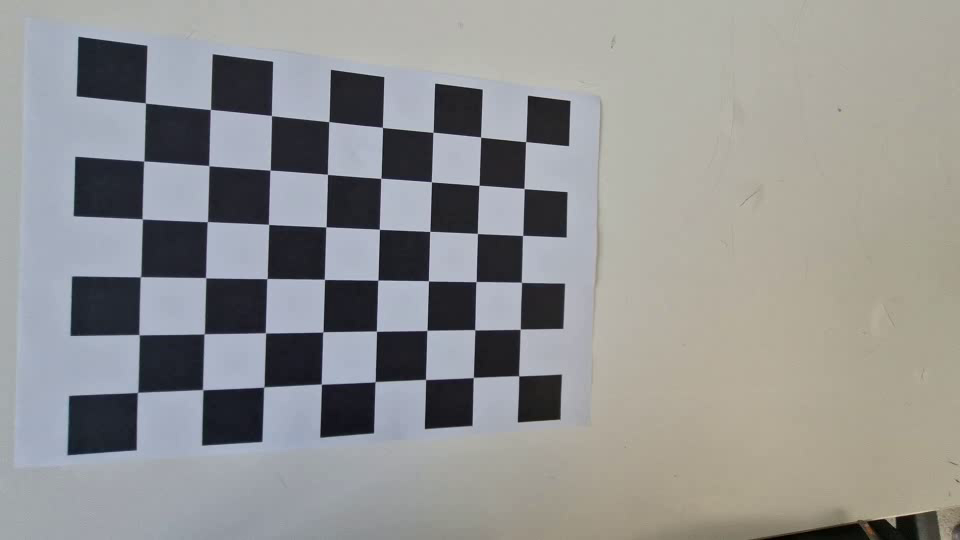
#> input picture frame 36 of data/newchessboard.mp4, 960 x 540 px
$ python 'Camera Caliberation.py'
#> lines starting #> are read from the running program, lines starting #| are printed output that depends on the picture; after the words box and inside, x2 and y2 are one past the last pixel; in counts of white or black regions, pixels touching at a corner belong together
import numpy as np
import cv2 as cv


def select_img_from_video(video_file, board_pattern, select_all = False, wait_msec=10, wnd_name='Camera Calibration'):
    # Open a video
#> called with video_file = 'data/newchessboard.mp4', board_pattern = (8, 6), select_all = False, wait_msec = 10, wnd_name = 'Camera Calibration'
    video = cv.VideoCapture(video_file)
    assert video.isOpened(), "영상 파일을 열 수 없습니다."

    # Select images
    img_select = []
    while True:
        valid, img = video.read()
#> img is the input picture: shape (540, 960, 3); mean B, G, R 146.1, 146.8, 146.5
        if not valid:
            break

        if select_all:
            img_select.append(img)
        else:
            # 원본 이미지 복사 및 텍스트 추가
            display = img.copy()
            cv.putText(display, f'NSelect: {len(img_select)}',
                       (20, 40), cv.FONT_HERSHEY_DUPLEX, 1.2, (0, 255, 0))
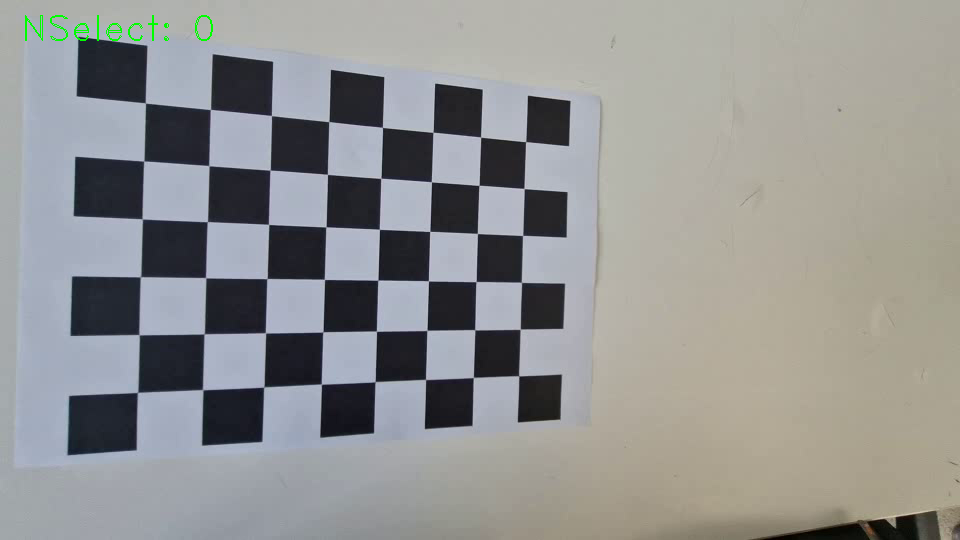
#> display: shape (540, 960, 3); 0.16% of pixels changed, all inside (x1, y1, x2, y2) = (25, 15, 213, 41)
            cv.imshow(wnd_name, display)

            # Process the key event
            key = cv.waitKey(wait_msec)
#> (key Esc is pressed here)
            if key == ord(' '):  # Space: Pause and show corners
                complete, pts = cv.findChessboardCorners(img, board_pattern)
                cv.drawChessboardCorners(display, board_pattern, pts, complete)
                cv.imshow(wnd_name, display)
                key = cv.waitKey()
                if key == ord('\r'):
                    img_select.append(img)  # Enter: Select the image
            if key == 27:  # ESC: Exit (Complete image selection)
                break

    cv.destroyAllWindows()
    return img_select


def calib_camera_from_chessboard(images, board_pattern, board_cellsize, K=None, dist_coeff=None, calib_flags=None):
    # Find 2D corner points from given images
    img_points = []
    for img in images:
        gray = cv.cvtColor(img, cv.COLOR_BGR2GRAY)
        complete, pts = cv.findChessboardCorners(gray, board_pattern)
        if complete:
            img_points.append(pts)
    assert len(img_points) > 0, "체스보드 코너 검출에 성공한 이미지가 없습니다."

    # Prepare 3D points of the chess board
    obj_pts = [[c, r, 0]
               for r in range(board_pattern[1]) for c in range(board_pattern[0])]
    obj_points = [np.array(obj_pts, dtype=np.float32) *
                  board_cellsize] * len(img_points)

    # Calibrate the camera
    return cv.calibrateCamera(obj_points, img_points, gray.shape[::-1], K, dist_coeff, flags=calib_flags)


if __name__ == '__main__':
    video_file = 'data/newchessboard.mp4'
    board_pattern = (8, 6)   # 보드 패턴
    board_cellsize = 0.025   # 각 셀의 크기 25mm


    img_select = select_img_from_video(
        video_file, board_pattern)
#> (the run stopped early here; a loop or call above may not have finished)

$ run again, starting later in the video
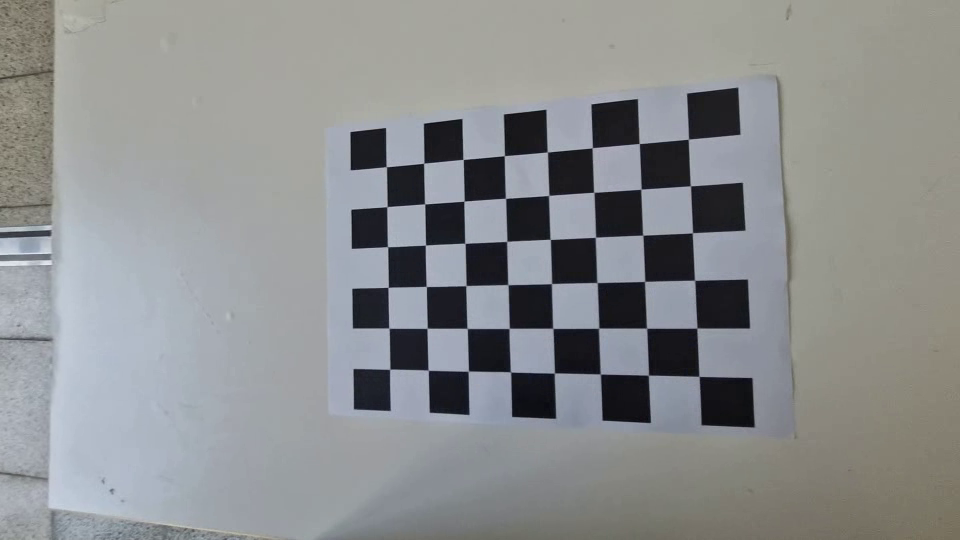
#> input picture frame 165 of data/newchessboard.mp4, 960 x 540 px
#> in select_img_from_video, img is the input picture: shape (540, 960, 3); mean B, G, R 142.7, 142, 139.9
#> in select_img_from_video, `cv.putText(display, f'NSelect: {len(img_select)}', (20, 40), cv.FONT_H..`:
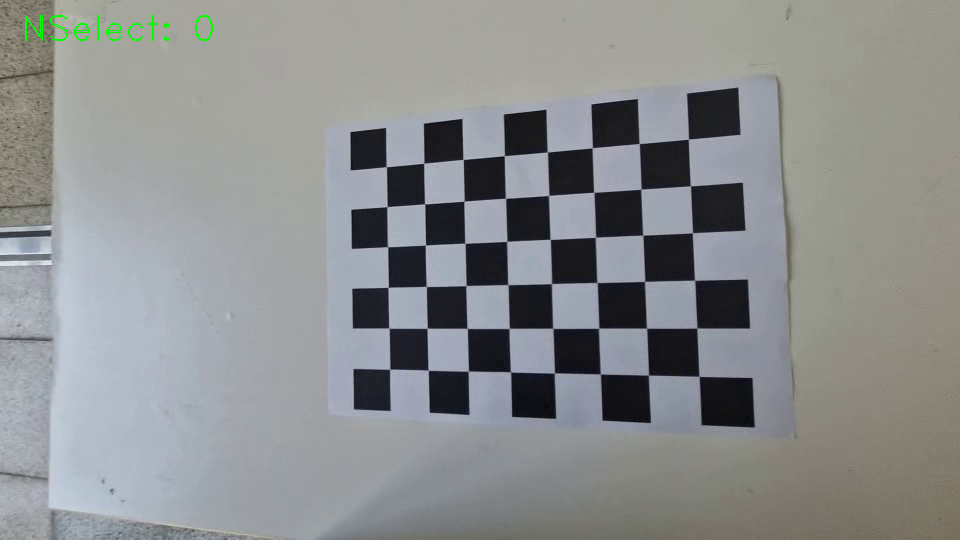
#> display: shape (540, 960, 3); 0.16% of pixels changed, all inside (x1, y1, x2, y2) = (25, 15, 213, 41)

$ run again, starting later in the video
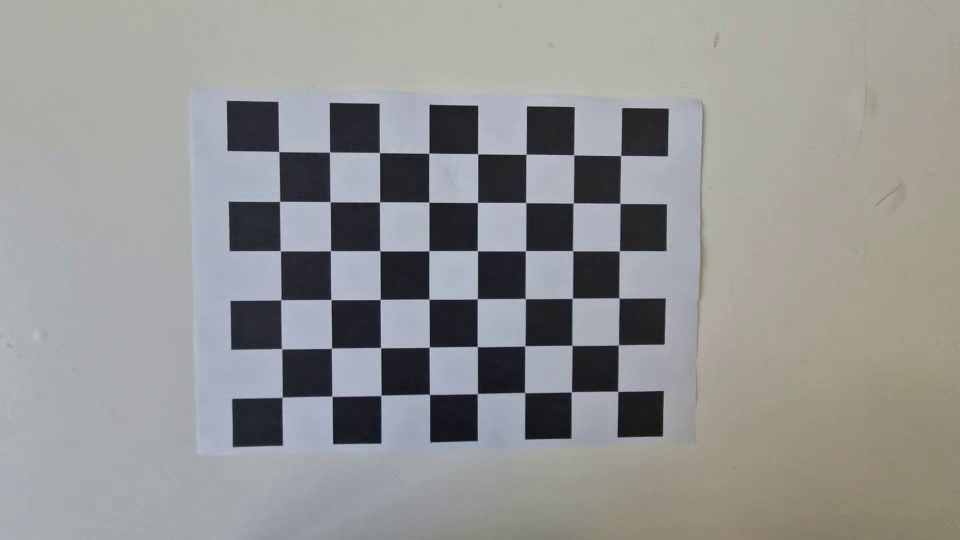
#> input picture frame 294 of data/newchessboard.mp4, 960 x 540 px
#> in select_img_from_video, img is the input picture: shape (540, 960, 3); mean B, G, R 147.5, 148.5, 148.2
#> in select_img_from_video, `cv.putText(display, f'NSelect: {len(img_select)}', (20, 40), cv.FONT_H..`:
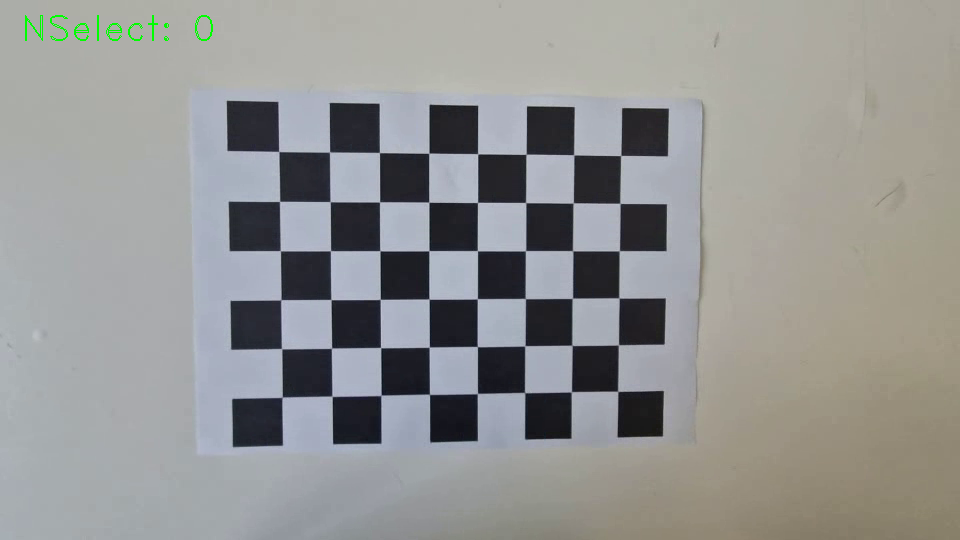
#> display: shape (540, 960, 3); 0.16% of pixels changed, all inside (x1, y1, x2, y2) = (25, 15, 213, 41)
